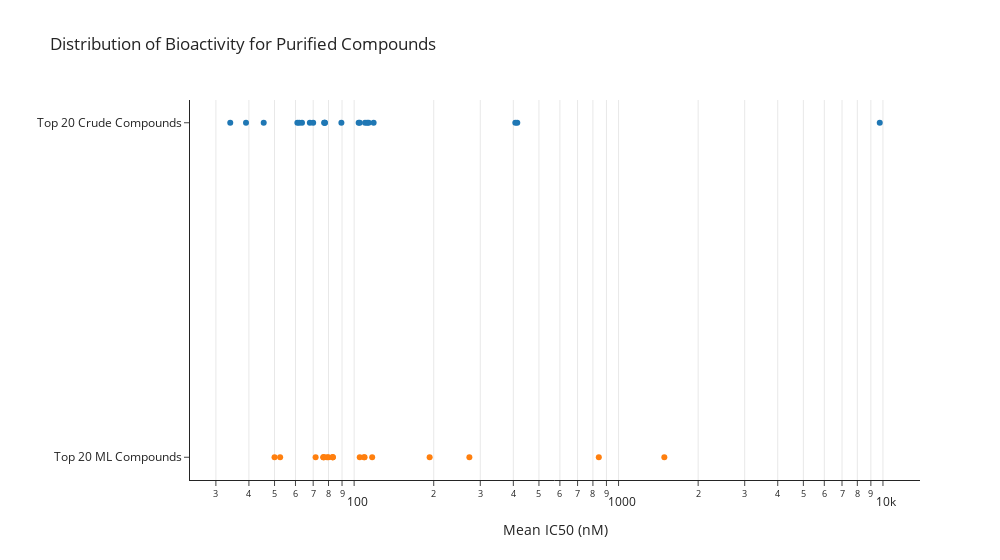

Notebook code cell kept with this figure:
### Code cell
import time

df_ic50 = df_cdd_3.query('Data != "False Negative"').groupby('Molecule Name').mean()*1000
df_ic50['SMILES'] = df_cdd_3.groupby('Molecule Name')['SMILES'].first()
df_ic50['Data'] = df_cdd_3.groupby('Molecule Name')['Data'].first()

# set index as column
df_ic50 = df_ic50.reset_index(level=0)
df_ic50 = df_ic50.round(1)

df_max = df_cdd_3.query('Data != "False Negative"').groupby(
    'Molecule Name').max()*1000
df_max.rename(columns={'IC50': 'IC50_max'}, inplace=True)
df_max = df_max.reset_index(level=0)

df_min = df_cdd_3.query('Data != "False Negative"').groupby(
    'Molecule Name').min()*1000
df_min.rename(columns={'IC50': 'IC50_min'}, inplace=True)
df_min = df_min.reset_index(level=0)

# set index as column
# df_std = df_std.round(1)

df_ic50['max_error'] = df_max['IC50_max'] - df_ic50['IC50']
df_ic50['min_error'] = df_ic50['IC50'] - df_min['IC50_min']
newnames = {'Top 20': 'Top 20 Crude Compounds',
            'Enamine Amide': 'Top 20 ML Compounds',}
df_ic50
df_ic50.Data = df_ic50.Data.map(newnames)
fig = px.scatter(df_ic50, 
               x="IC50",
            #    error_x="max_error",
            #    error_x_minus="min_error",
               y='Data',
               color="Data",
               log_x=True, 
               labels = {'IC50':' Mean IC50 (nM)',
                         'Data': ''},
               title='Distribution of Bioactivity for Purified Compounds',
            #    category_orders={"Data": [
            #        "Top 20", "Enamine Amide", "False Negative"]},
               hover_name='Molecule Name',
               template='simple_white',
               width=1000)
fig.update_xaxes(showgrid=True)
fig.update_layout(showlegend=False)
fig.write_image('strip_plot.pdf')
time.sleep(2)
fig.write_image('strip_plot.pdf')
fig.show()

### Figure 1 — Plotly figure (JSON) as saved in the notebook; plotly's stock layout.template omitted (floating-point values rounded to 4 significant figures)
{"data": [{"hovertemplate": "<b>%{hovertext}</b><br><br>=%{y}<br> Mean IC50 (nM)=%{x}<extra></extra>", "hovertext": ["ASAP-0000155", "ASAP-0000156", "ASAP-0000157", "ASAP-0000158", "ASAP-0000159", "ASAP-0000160", "ASAP-0000164", "ASAP-0000187", "ASAP-0000205", "ASAP-0000206", "ASAP-0000208", "ASAP-0000209", "ASAP-0000210", "ASAP-0000212", "ASAP-0000213", "ASAP-0000214", "ASAP-0000218", "ASAP-0000221", "ASAP-0000224", "ASAP-0000225", "ASAP-0000362"], "legendgroup": "Top 20 Crude Compounds", "marker": {"color": "#1F77B4", "symbol": "circle"}, "mode": "markers", "name": "Top 20 Crude Compounds", "orientation": "h", "showlegend": true, "type": "scatter", "x": [45.5, 68, 61, 112, 77.5, 104, 34, 9724, 77.5, 105, 89.5, 70, 118.5, 110, 77, 62, 414, 39, 113.5, 63.5, 407], "xaxis": "x", "y": ["Top 20 Crude Compounds", "Top 20 Crude Compounds", "Top 20 Crude Compounds", "Top 20 Crude Compounds", "Top 20 Crude Compounds", "Top 20 Crude Compounds", "Top 20 Crude Compounds", "Top 20 Crude Compounds", "Top 20 Crude Compounds", "Top 20 Crude Compounds", "Top 20 Crude Compounds", "Top 20 Crude Compounds", "Top 20 Crude Compounds", "Top 20 Crude Compounds", "Top 20 Crude Compounds", "Top 20 Crude Compounds", "Top 20 Crude Compounds", "Top 20 Crude Compounds", "Top 20 Crude Compounds", "Top 20 Crude Compounds", "Top 20 Crude Compounds"], "yaxis": "y"}, {"hovertemplate": "<b>%{hovertext}</b><br><br>=%{y}<br> Mean IC50 (nM)=%{x}<extra></extra>", "hovertext": ["ASAP-0000161", "ASAP-0000162", "ASAP-0000163", "ASAP-0000166", "ASAP-0000167", "ASAP-0000168", "ASAP-0000169", "ASAP-0000170", "ASAP-0000207", "ASAP-0000211", "ASAP-0000215", "ASAP-0000216", "ASAP-0000217", "ASAP-0000219", "ASAP-0000220", "ASAP-0000222", "ASAP-0000223", "ASAP-0000226", "ASAP-0000227"], "legendgroup": "Top 20 ML Compounds", "marker": {"color": "#FF7F0E", "symbol": "circle"}, "mode": "markers", "name": "Top 20 ML Compounds", "orientation": "h", "showlegend": true, "type": "scatter", "x": [77, 79, 193, 1490, 76.5, 71.5, 52.5, 842, 105, 50, 109.5, 83, 117, 80, 83, 83, 109, 272.8, 76.5], "xaxis": "x", "y": ["Top 20 ML Compounds", "Top 20 ML Compounds", "Top 20 ML Compounds", "Top 20 ML Compounds", "Top 20 ML Compounds", "Top 20 ML Compounds", "Top 20 ML Compounds", "Top 20 ML Compounds", "Top 20 ML Compounds", "Top 20 ML Compounds", "Top 20 ML Compounds", "Top 20 ML Compounds", "Top 20 ML Compounds", "Top 20 ML Compounds", "Top 20 ML Compounds", "Top 20 ML Compounds", "Top 20 ML Compounds", "Top 20 ML Compounds", "Top 20 ML Compounds"], "yaxis": "y"}], "layout": {"legend": {"title": {"text": ""}, "tracegroupgap": 0}, "showlegend": false, "title": {"text": "Distribution of Bioactivity for Purified Compounds"}, "width": 1000, "xaxis": {"anchor": "y", "domain": [0, 1], "showgrid": true, "title": {"text": " Mean IC50 (nM)"}, "type": "log"}, "yaxis": {"anchor": "x", "categoryarray": ["Top 20 ML Compounds", "Top 20 Crude Compounds"], "categoryorder": "array", "domain": [0, 1], "title": {"text": ""}}}}
